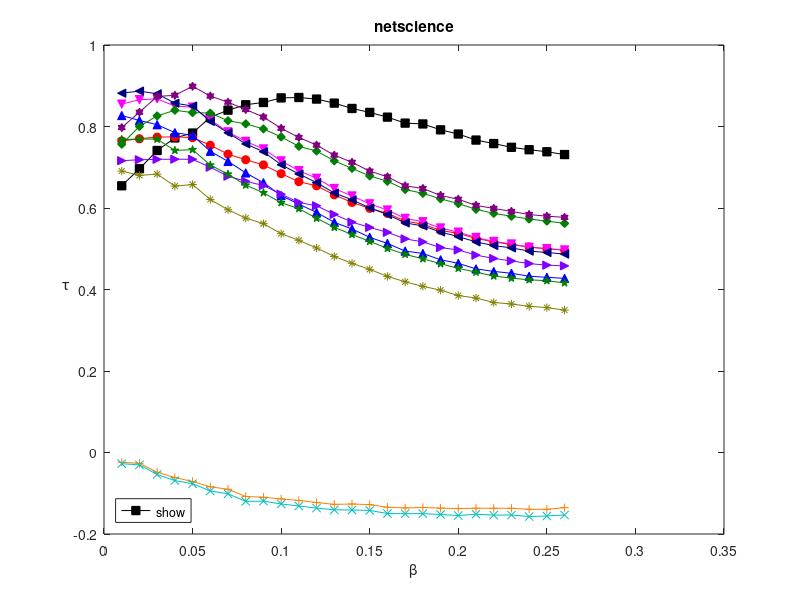

MATLAB code to generate this figure:
clear;
% % 加载之前保存的数组
% load('netscience.mat');
% %'d', 'h','p','MDD_core','kcore','neighbor_Core','GAC','average_i'
% % 现在可以使用数组x和y了
% %% 创建散点图
% figure; % 创建一个新的图形窗口
% scatter(d,average_i, 'r+'); 
% xlabel('Degree');
% ylabel('Φ', 'Rotation', 0);
% 
% figure; % 创建一个新的图形窗口
% scatter(h,average_i, 'r+'); 
% xlabel('H-index');
% ylabel('Φ', 'Rotation', 0);
% 
% figure; % 创建一个新的图形窗口
% scatter(p,average_i, 'r+'); 
% xlabel('Pagerank');
% ylabel('Φ', 'Rotation', 0);
% 
% figure; % 创建一个新的图形窗口
% scatter(MDD_core,average_i, 'r+'); 
% xlabel('MDD');
% ylabel('Φ', 'Rotation', 0);
% 
% figure; % 创建一个新的图形窗口
% scatter(kcore,average_i, 'r+'); 
% xlabel('K-shell');
% ylabel('Φ', 'Rotation', 0);
% 
% figure; % 创建一个新的图形窗口
% scatter(neighbor_Core,average_i, 'r+'); 
% xlabel('NCC');
% ylabel('Φ', 'Rotation', 0);
% 
% figure; % 创建一个新的图形窗口
% scatter(GAC,average_i, 'r+'); 
% xlabel('GAC');
% ylabel('Φ', 'Rotation', 0);
% 
% figure; % 创建一个新的图形窗口
% scatter(KSGC,average_i, 'r+'); 
% xlabel('KSGC');
% ylabel('Φ', 'Rotation', 0);

load('netscience_GAC_GRA_sir1_26_Kendall.mat');
%'a00_degree', 'a00_h_index','a00_pagerank','a00_MDD_core','a00_GAC','a00_kcore','a00_neighbor_core','a00_KSGC','a00_GRAD','a00_GRACC','a00_LRAD','a00_LRACC'

x = 0.01:0.01:0.26;  % x轴数据

figure; % 打开一个新的图形窗口

% 为每种算法绘制曲线，并设置颜色和标记
% 为每种算法绘制曲线，并设置颜色和标记

plot(x, a00_GAC, 's-', 'Color', [0, 0, 0], 'MarkerFaceColor', [0, 0, 0], 'DisplayName', 'GAC', 'MarkerSize', 6); % 黑色
hold on; 
plot(x, a00_h_index, 'o-', 'Color', [1, 0, 0], 'MarkerFaceColor', [1, 0, 0], 'DisplayName', 'H', 'MarkerSize', 6); % 红色
plot(x, a00_pagerank, '^-', 'Color', [0, 0, 1], 'MarkerFaceColor', [0, 0, 1], 'DisplayName', 'PRC', 'MarkerSize', 6); % 蓝色
plot(x, a00_MDD_core, 'v-', 'Color', [1, 0, 1], 'MarkerFaceColor', [1, 0, 1], 'DisplayName', 'MDD', 'MarkerSize', 6); % 暗洋红色
plot(x, a00_neighbor_core, 'd-', 'Color', [0, 128/255, 0], 'MarkerFaceColor',[0, 128/255, 0], 'DisplayName', 'NCC', 'MarkerSize', 6); % 暗黄色
plot(x, a00_degree, '<-', 'Color', [0, 0, 128/255], 'MarkerFaceColor', [0, 0, 128/255], 'DisplayName', 'DC', 'MarkerSize', 6); % 暗红色
plot(x, a00_kcore, '>-', 'Color', [128/255, 0, 1], 'MarkerFaceColor', [128/255, 0, 1], 'DisplayName', 'KS', 'MarkerSize', 6); % 深灰色
plot(x, a00_KSGC, 'h-', 'Color', [128/255, 0, 128/255], 'MarkerFaceColor', [128/255, 0, 128/255], 'DisplayName', 'KSGC', 'MarkerSize', 6); % 深粉红色
plot(x, a00_GRAD, 'p-', 'Color', [0, 0.5, 0], 'MarkerFaceColor', [0, 0.5, 0], 'DisplayName', 'GRAD', 'MarkerSize', 6); % 深绿色，五角星
plot(x, a00_GRACC, '+-', 'Color', [1, 0.5, 0], 'MarkerFaceColor', [1, 0.5, 0], 'DisplayName', 'GRACC', 'MarkerSize', 6); % 橙色，加号
plot(x, a00_LRAD, '*-', 'Color', [0.5, 0.5, 0], 'MarkerFaceColor', [0.5, 0.5, 0], 'DisplayName', 'LRAD', 'MarkerSize', 6); % 黄色，星形
plot(x, a00_LRACC, 'x-', 'Color', [0, 0.75, 0.75], 'MarkerFaceColor', [0, 0.75, 0.75], 'DisplayName', 'LRACC', 'MarkerSize', 6); % 青色，叉号

% 添加图例
legend('show', 'Location', 'eastoutside');
legend('show', 'Location', 'southwest');


% 添加标题和轴标签
title('netscience');
xlabel('\beta');
ylabel('\tau', 'Rotation', 0);

% 确保所有线都显示在图上
hold off;
